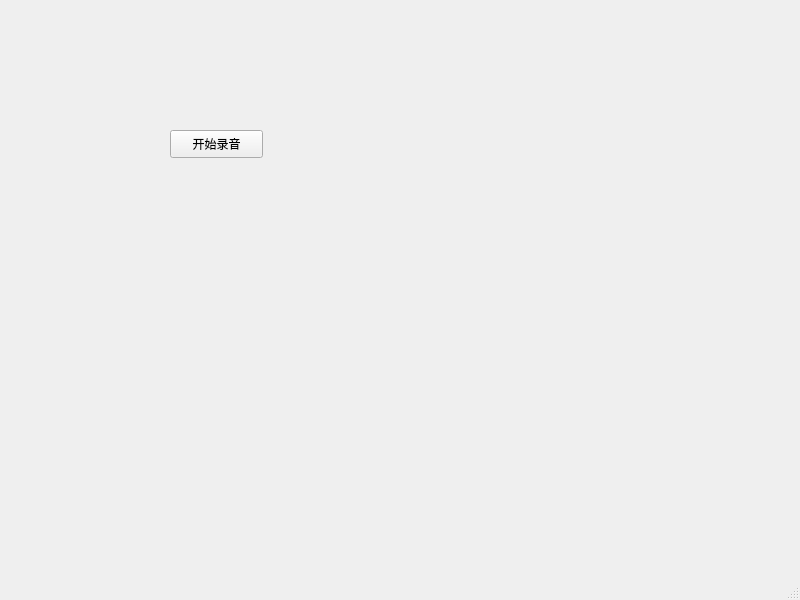
<?xml version="1.0" encoding="UTF-8"?>
<ui version="4.0">
 <class>MainWindow</class>
 <widget class="QMainWindow" name="MainWindow">
  <property name="geometry">
   <rect>
    <x>0</x>
    <y>0</y>
    <width>800</width>
    <height>600</height>
   </rect>
  </property>
  <property name="windowTitle">
   <string>MainWindow</string>
  </property>
  <widget class="QWidget" name="centralwidget">
   <widget class="QPushButton" name="audioButton">
    <property name="geometry">
     <rect>
      <x>170</x>
      <y>130</y>
      <width>93</width>
      <height>28</height>
     </rect>
    </property>
    <property name="text">
     <string>开始录音</string>
    </property>
   </widget>
  </widget>
  <widget class="QMenuBar" name="menubar">
   <property name="geometry">
    <rect>
     <x>0</x>
     <y>0</y>
     <width>800</width>
     <height>26</height>
    </rect>
   </property>
  </widget>
  <widget class="QStatusBar" name="statusbar"/>
 </widget>
 <resources/>
 <connections/>
</ui>
